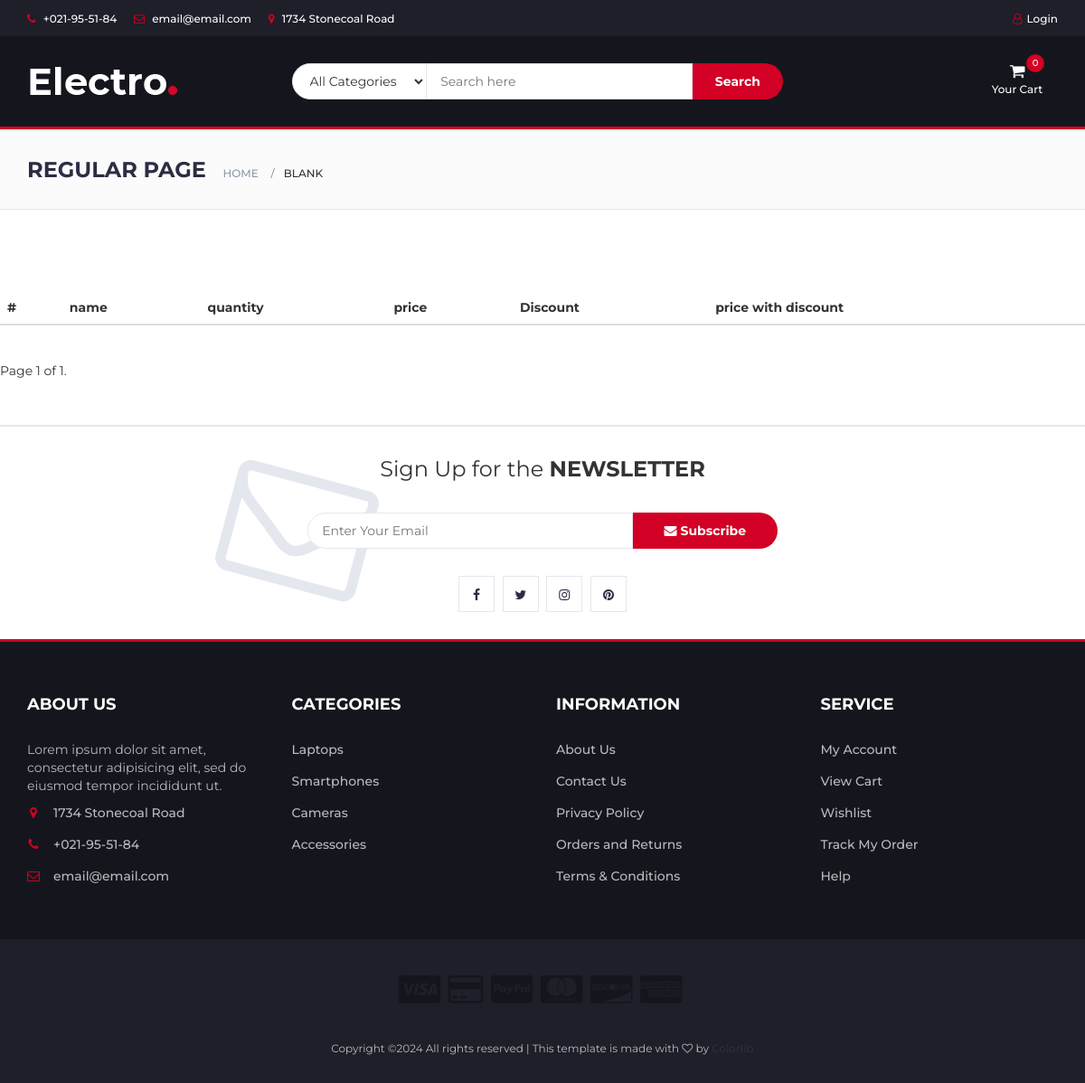
The page /api/v1/cart/order/items/17 on the database as committed earlier.
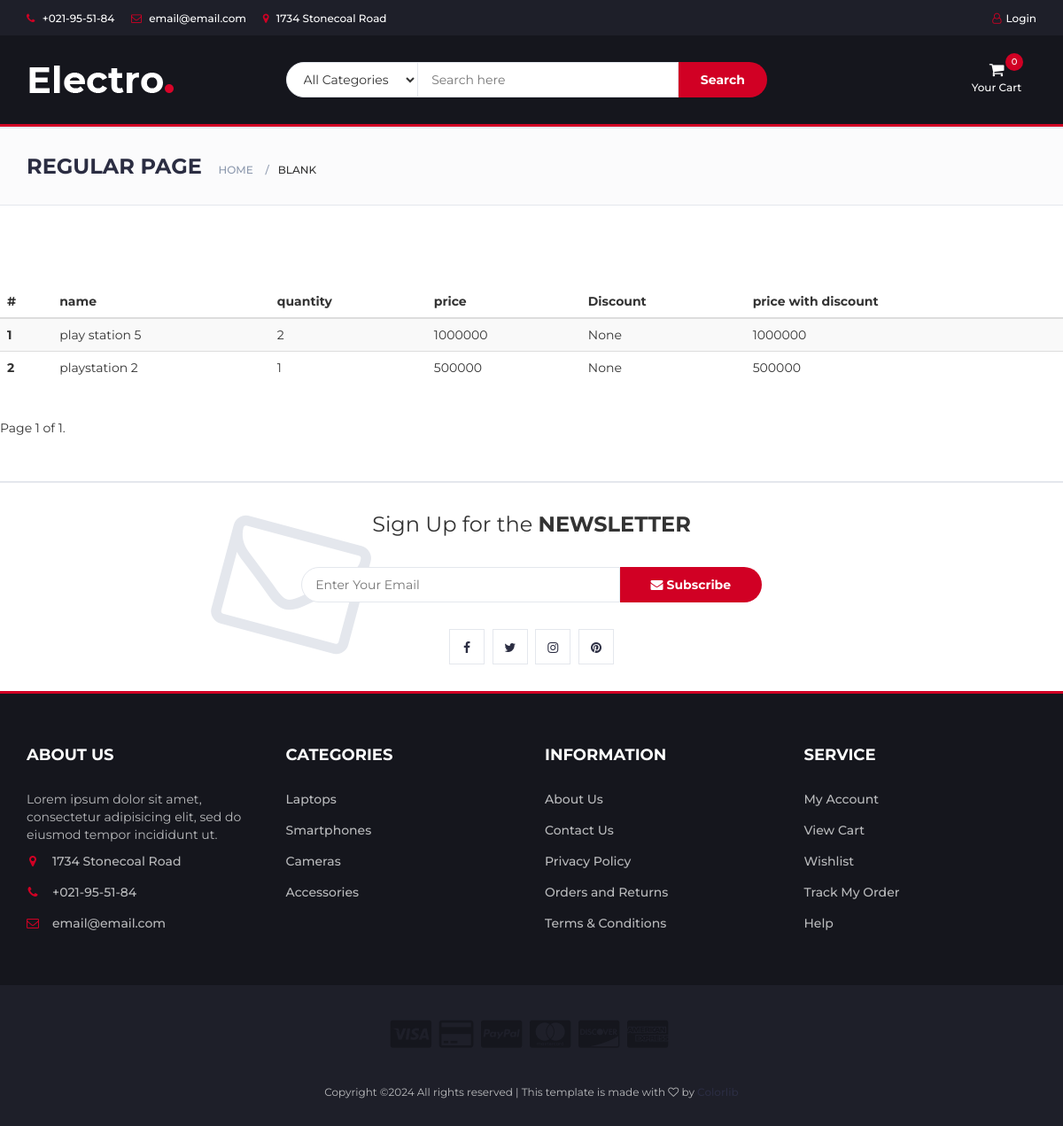
The same page on the database as committed later.
### products/models.py (models this page shows, shortened)
class Product(Base, StatusMixin):
    name = models.CharField(max_length=50)
    brand = models.CharField(max_length=50)
    Specifications = models.TextField(max_length=200)
    inventory = models.IntegerField()
    price = models.PositiveIntegerField()
    price_discount = models.PositiveIntegerField(default=0)
    slug = models.SlugField(blank=True, null=True)
    discount = models.ForeignKey(Discount, on_delete=models.CASCADE, related_name='discount_product', null=True,
                                 blank=True)
    category = models.ForeignKey(Category, on_delete=models.CASCADE, related_name='category_product')
    image = models.ImageField(upload_to='product/')
    color = models.CharField(max_length=20, default='black')

### order/api/v1/views.py (the view)
# urls.py: path("order/items/<int:get_id>", OrderItems.as_view(), name="order_items"),
class OrderItems(APIView):
    def get(self, request, get_id):
        products = Product.objects.prefetch_related('product_orderitem').filter(product_orderitem__order__id=get_id)
        products_with_quantity = products.annotate(total_quantity=Sum('product_orderitem__count'))
        paginator = Paginator(products_with_quantity, 10)
        page = request.GET.get('page')
        try:
            products_with_quantity = paginator.page(page)
        except PageNotAnInteger:
            products_with_quantity = paginator.page(1)
        except EmptyPage:
            products_with_quantity = paginator.page(paginator.num_pages)
        serializer_data = ProductSerializer(instance=products_with_quantity, many=True)
        context = {
            'object_list': serializer_data.data,
            'page_obj': products_with_quantity
        }
        return TemplateResponse(request, 'order/order_item.html', context, status=status.HTTP_200_OK)

### core/models.py (called while the page is built)
    def get_queryset(self):
        return QuerySet(self.model).filter(is_deleted=False)

### order/cart2.py (called while the page is built)
    def __len__(self):
        return sum(item['quantity'] for item in self.cart.values())

    def get_total_price(self):
        return sum(int(item['price']) * int(item['quantity']) for item in self.cart.values())

### order/context_processor.py (called while the page is built)
def cart(request):
    return {'cart': CartApi(request)}

### order/templates/order/order_item.html (shortened to what this page needs)
{% extends 'base.html' %}
{% load static %}
{%  block content %}
<table class="table table-dark table-striped">
    <thead>
        <tr>
          <th scope="col">#</th>
          <th scope="col">name</th>
          <th scope="col">quantity</th>
          <th scope="col">price</th>
           <th scope="col">Discount</th>
          <th scope="col">price with discount</th>
        </tr>
      </thead>
      <tbody>
        {% for item in object_list  %}
        <tr>
          <th scope="row">{{ forloop.counter }}</th>
          <td>{{ item.name }}</td>
          <td>{{ item.total_quantity }}</td>
          <td>{{ item.price }}</td>
          <td>{{ item.discount }}</td>
          <td>{{ item.price_discount }}</td>
        </tr>
       {% endfor %}
      </tbody>
  </table>
<div class="pagination">
    <span class="step-links">
        <span class="current">
            Page {{ page_obj.number }} of {{ page_obj.paginator.num_pages }}.
        </span>
    </span>
</div>
{% endblock %}

Rows that differ between the two databases and show on the page:
now on this page (row edited): Product: name "play station 5"
now on this page (row edited): Product: name "playstation 2"
Other text that changed with them:
new list line: "1 2 1000000 None 1000000"
new list line: "2 1 500000 None 500000"
